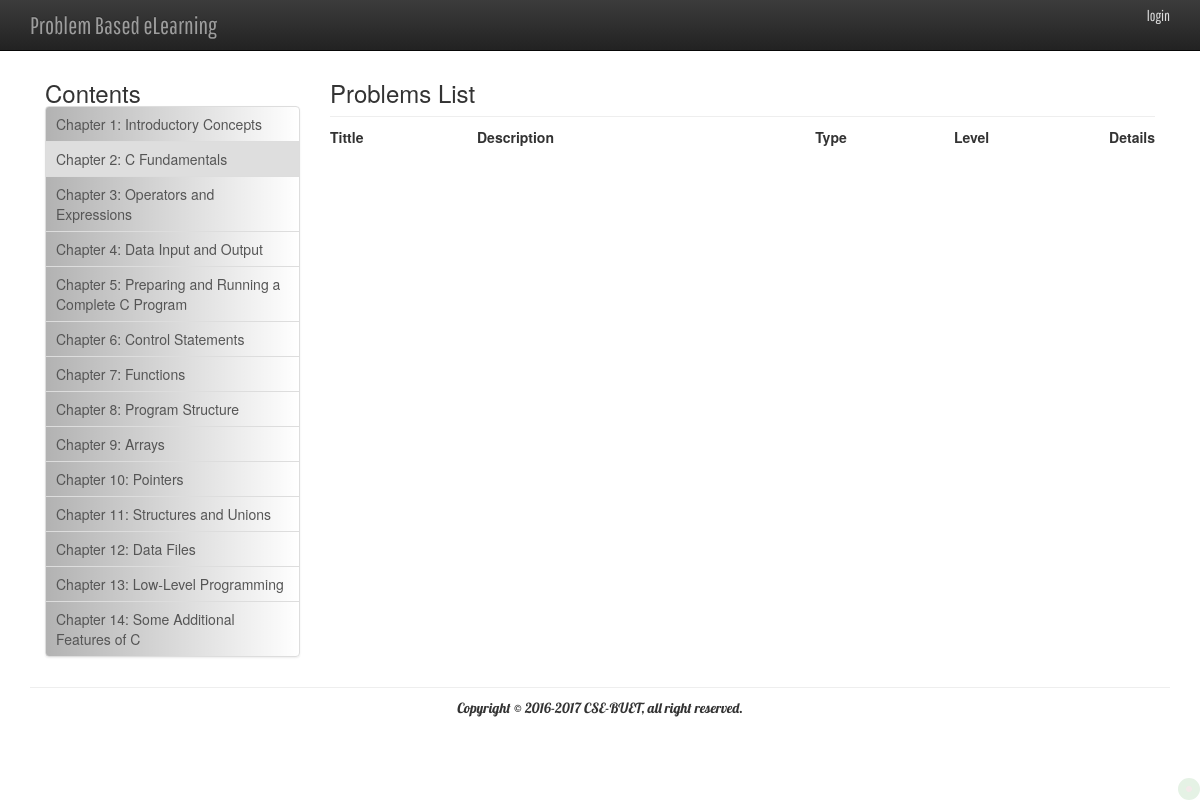
The app's page /c/Chapter_content/chapter_wise_problems/2, older data.
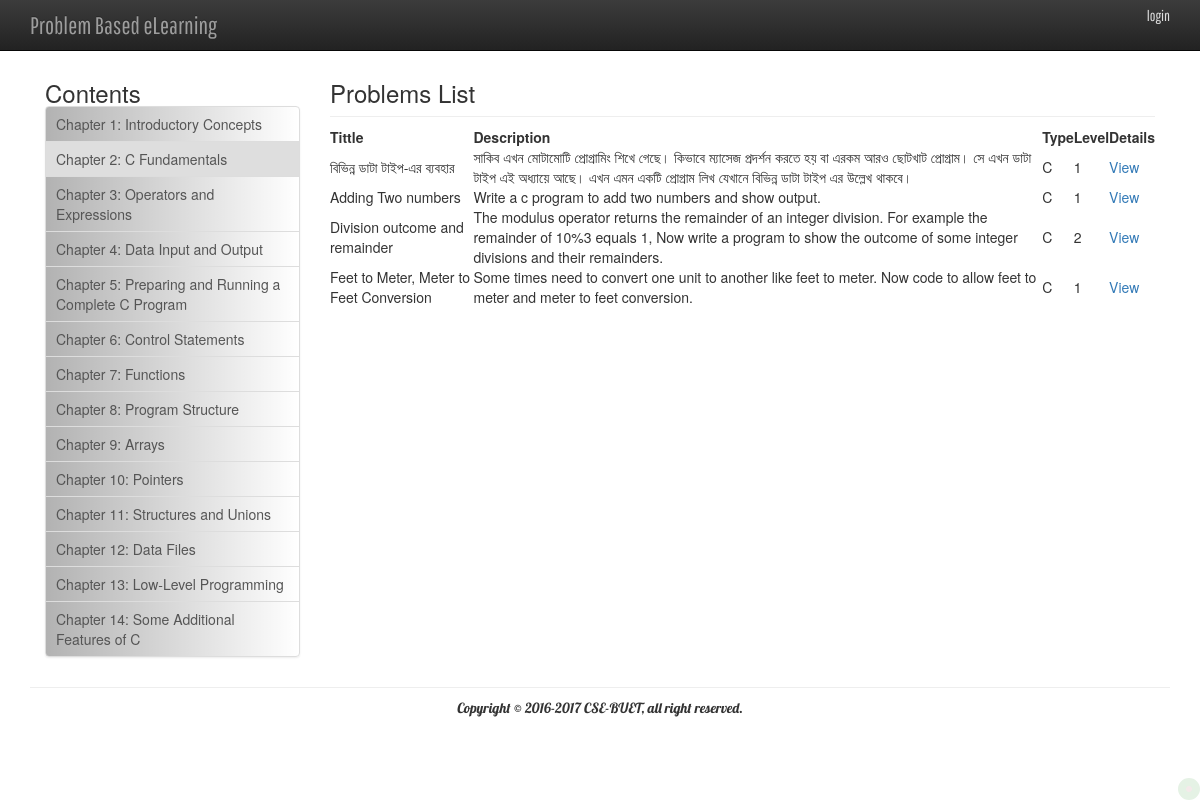
The same page, newer data.
### tables this page shows
CREATE TABLE IF NOT EXISTS `c_topics` (
  `id` int(11) NOT NULL AUTO_INCREMENT,
  `title` varchar(256) DEFAULT NULL,
  `created_at` timestamp NULL DEFAULT CURRENT_TIMESTAMP,
  PRIMARY KEY (`id`)
);

CREATE TABLE IF NOT EXISTS `c_problem` (
  `id` int(11) NOT NULL AUTO_INCREMENT,
  `title` varchar(255) NOT NULL,
  `description` mediumtext NOT NULL,
  `learning_outcome` mediumtext NOT NULL,
  `reference_guide` varchar(255) NOT NULL,
  `keywords` varchar(100) NOT NULL,
  `type` varchar(30) NOT NULL,
  `level` int(2) NOT NULL,
  `sample_input` mediumtext,
  `sample_output` mediumtext,
  `hint` mediumtext NOT NULL,
  `chapter_id` int(11) NOT NULL,
  `created_by` varchar(50) NOT NULL,
  `created_at` timestamp NOT NULL DEFAULT CURRENT_TIMESTAMP,
  `updated_at` timestamp NULL DEFAULT NULL,
  PRIMARY KEY (`id`)
);

### application/controllers/c/Chapter_content.php (called while the page is built, shortened)
<?php
class Chapter_content extends CI_Controller {
	function __construct() {
		$this->load->model("c/Chapter_content_model", "Chapter_content");
		$this->load->model("c/Learning_model", "learning");
		$this->load->model("c/Problem_list_model", "problem_list");
	}
	public function chapter_wise_problems($chapter_id)
	{
		$data['chapter_content'] = $this->Chapter_content->getTopics();
		$data['all_problem'] = $this->Chapter_content->getProblems($chapter_id);
		$this->load->view('c/chapter_content/home_view', $data);
	}
}

### index.php (called while the page is built, shortened)
<?php
require_once BASEPATH.'core/CodeIgniter.php';

### application/models/c/Chapter_content_model.php (called while the page is built, shortened)
<?php
class Chapter_content_model extends CI_Model
{
    public function getTopics()
    {
        $this->db->select("*");
        $this->db->from("c_topics");
        $this->db->order_by("id");
        $query = $this->db->get();
        return $result = $query->result();
    }
    public function getProblems($chapter)
    {
        $this->db->select("*");
        $this->db->from("c_problem");
        $this->db->where('chapter_id', $chapter);
        $query = $this->db->get();
        return $result = $query->result();
    }
}

### application/views/c/chapter_content/home_view.php (the view, shortened to what this page needs)
<?php
$this->load->view('c/common/header');
$this->load->view('c/common/chapter_nav');
?>
<div class="col-md-9 col-sm-8 col-xs-12">
    <h3>Problems List</h3>
    <hr>
    <table id="problems" class="display " cellspacing="0" width="100%" >
        <thead>
        <tr>
            <th>Tittle</th>
            <th>Description</th>
            <th>Type</th>
            <th>Level</th>
            <th width="30">Details</th>
        </tr>
        </thead>
        <tbody>
        <?php for ($i = 0; $i < count($all_problem); ++$i) { ?>
            <tr>
                <td><?php echo $all_problem[$i]->title;?></td>
                <td><?php echo $all_problem[$i]->description;?></td>
                <td><?php echo $all_problem[$i]->type;?></td>
                <td><?php echo $all_problem[$i]->level;?></td>
                <td><a href="<?=base_url();?>c/Chapter_content/single_view/<?php echo $all_problem[$i]->id;?>">View</a> </td>
            </tr>
        <?php } ?>
        </tbody>
    </table>
</div>

### application/views/c/common/chapter_nav.php (shortened to what this page needs)
<div class="col-md-3 col-sm-4 col-xs-12">
    <h3>Contents</h3>
    <div class="list-group">
        <?php for ($i = 0; $i < count($chapter_content); ++$i) { ?>
            <a <?php if($this->uri->segment(4)==$chapter_content[$i]->id){echo 'class="list-group-item active-con"';}?> href="<?=base_url();?>c/Chapter_content/chapter_wise_problems/<?php echo $chapter_content[$i]->id;?>" title="<?php echo $chapter_content[$i]->title;?>" class="list-group-item"><?php echo $chapter_content[$i]->title;?></a>
        <?php } ?>
    </div>
</div>

Row changes from the older to the newer data that the page shows:
now on this page (row edited): c_problem: title "বিভিন্ন ডাটা টাইপ-এর ব্যবহার", description "সাকিব এখন মোটামোটি প্রোগ্রামিং শিখে গেছে। কিভাবে ম্যাসেজ প্রদর্শন করতে হয় বা এরকম আরও ছোটখাট প্রোগ্রাম। সে এখন ডাটা টাইপ এই অধ্যায়ে আছে। এখন এমন একটি প্রোগ্রাম লিখ যেখানে বিভিন্ন ডাটা টাইপ এর উল্লেখ থাকবে।", type "C", level "1"
added c_problem: title "Adding Two numbers", description "Write a c program to add two numbers and show output.", type "C", level "1"
added c_problem: title "Division outcome and remainder", description "The modulus operator returns the remainder of an integer division. For example the remainder of 10%3 equals 1, Now write a program to show the outcome of some integer divisions and their remainders.", type "C", level "2"
added c_problem: title "Feet to Meter, Meter to Feet Conversion", description "Some times need to convert one unit to another like feet to meter. Now code to allow feet to meter and meter to feet conversion.", type "C", level "1"
